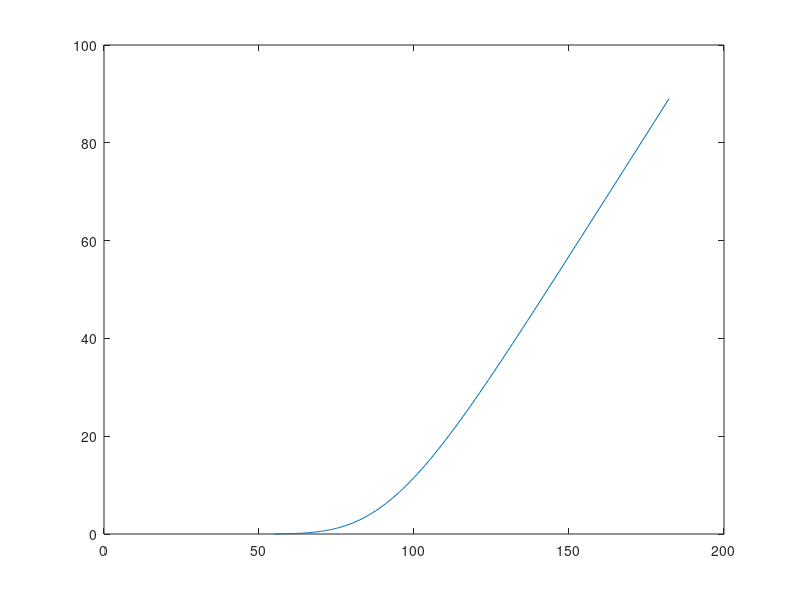

Here is the MATLAB script that generated this plot:
%EU Call - Finite Difference - Explicit Euler Scheme - Black Scholes PDE
sigma=0.2;r=0.07;K=100;T=1;q=2*r/sigma^2;M=1000;N=100;
dt=sigma^2*T/2/M;
dx=6*sigma*sqrt(T)/N;
lambda=dt/dx^2;
x=zeros(1,N+1);
for n=1:N+1    
    x(n)=-3*sigma*sqrt(T)+(n-1)*dx;
end
u=zeros(1,N+1);
for n=1:N+1    
    u(n)=max(exp((q+1)/2*x(n))-exp((q-1)/2*x(n)),0);
end
for m=2:M+1    
    w=zeros(1,N+1);%for u(t+dt)    
    w(1)=0;    
    w(N+1)=exp((q+1)*x(N+1)/2+(q+1)^2*(m-1)*dt/4)-exp((q-1)*x(N+1)/2+(q-1)^2*(m-1)*dt/4);    
    for n=2:N        
        w(n)=lambda*u(n-1)+(1-2*lambda)*u(n)+lambda*u(n+1);    
    end%get u(t+dt)    
    u=w;
end
S=zeros(1,N+1);
V=zeros(1,N+1);
for n=1:N+1    
    S(n)=K*exp(x(n));    
    V(n)=u(n)*K*exp(-(q-1)/2*x(n)-(q+1)^2/4*sigma^2*T/2);
end
plot(S,V);
